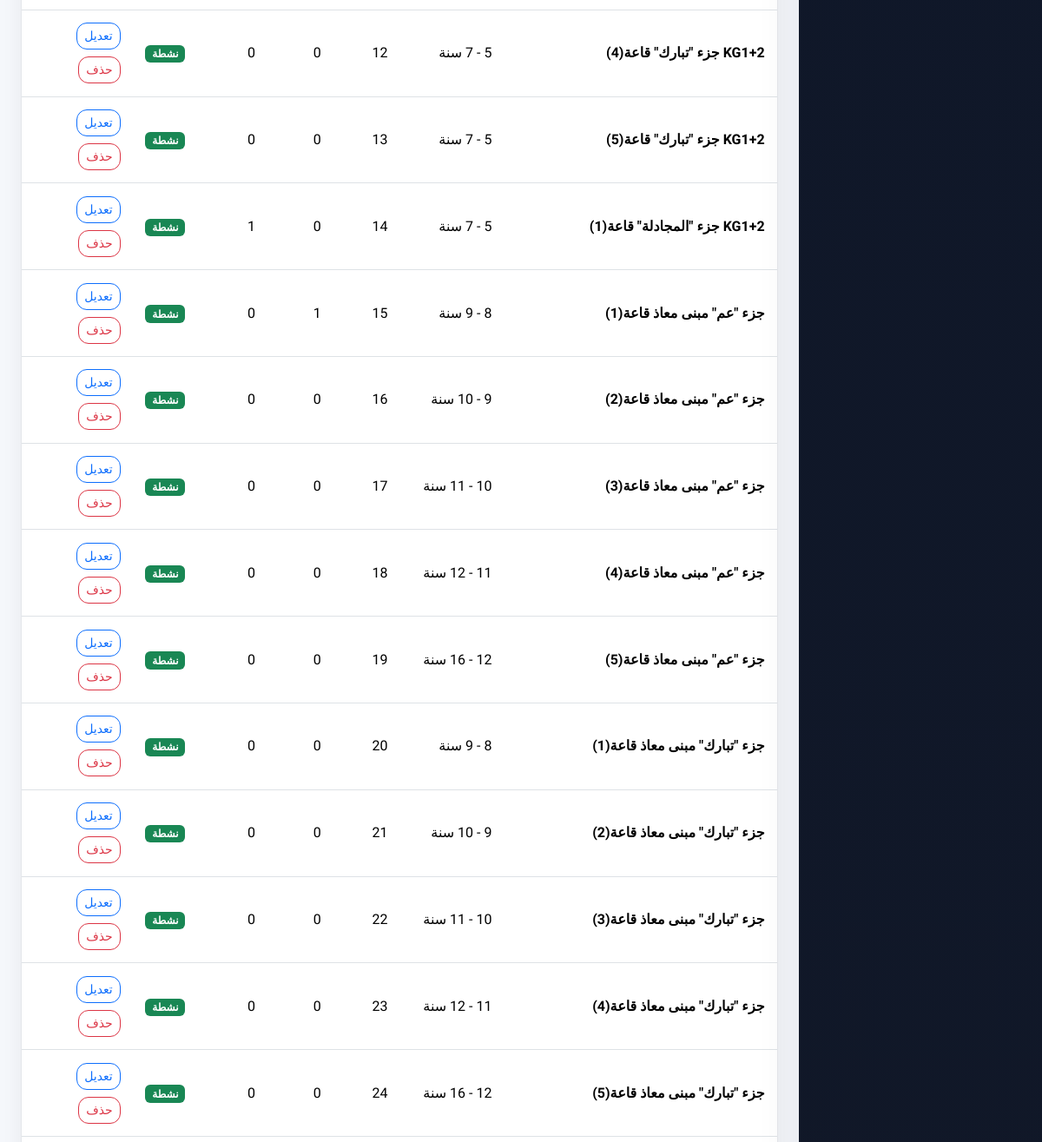
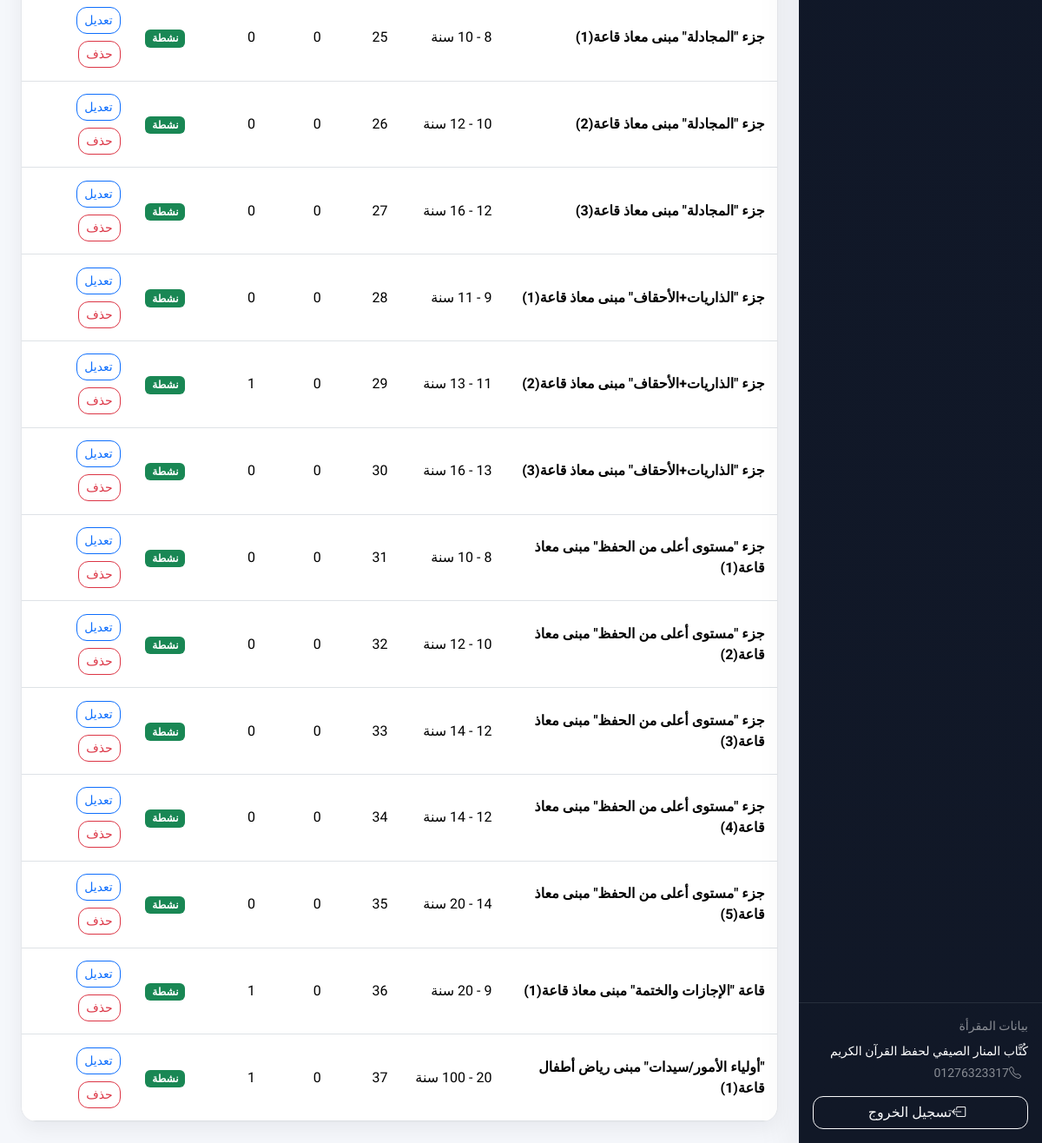
Page /accounts/settings/age-groups/ (signed in, lower part) on the earlier database version (2 pictures, top to bottom).
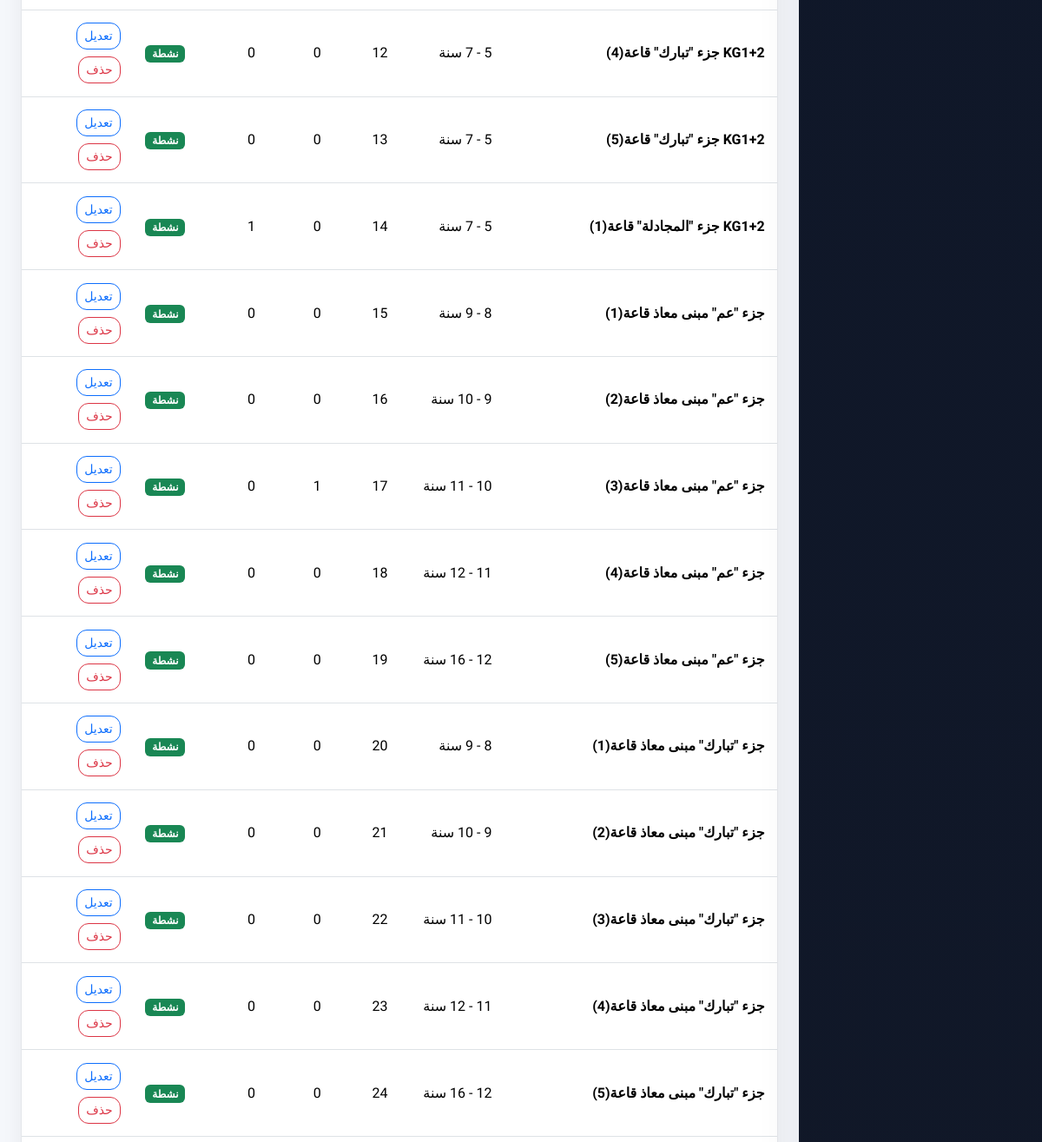
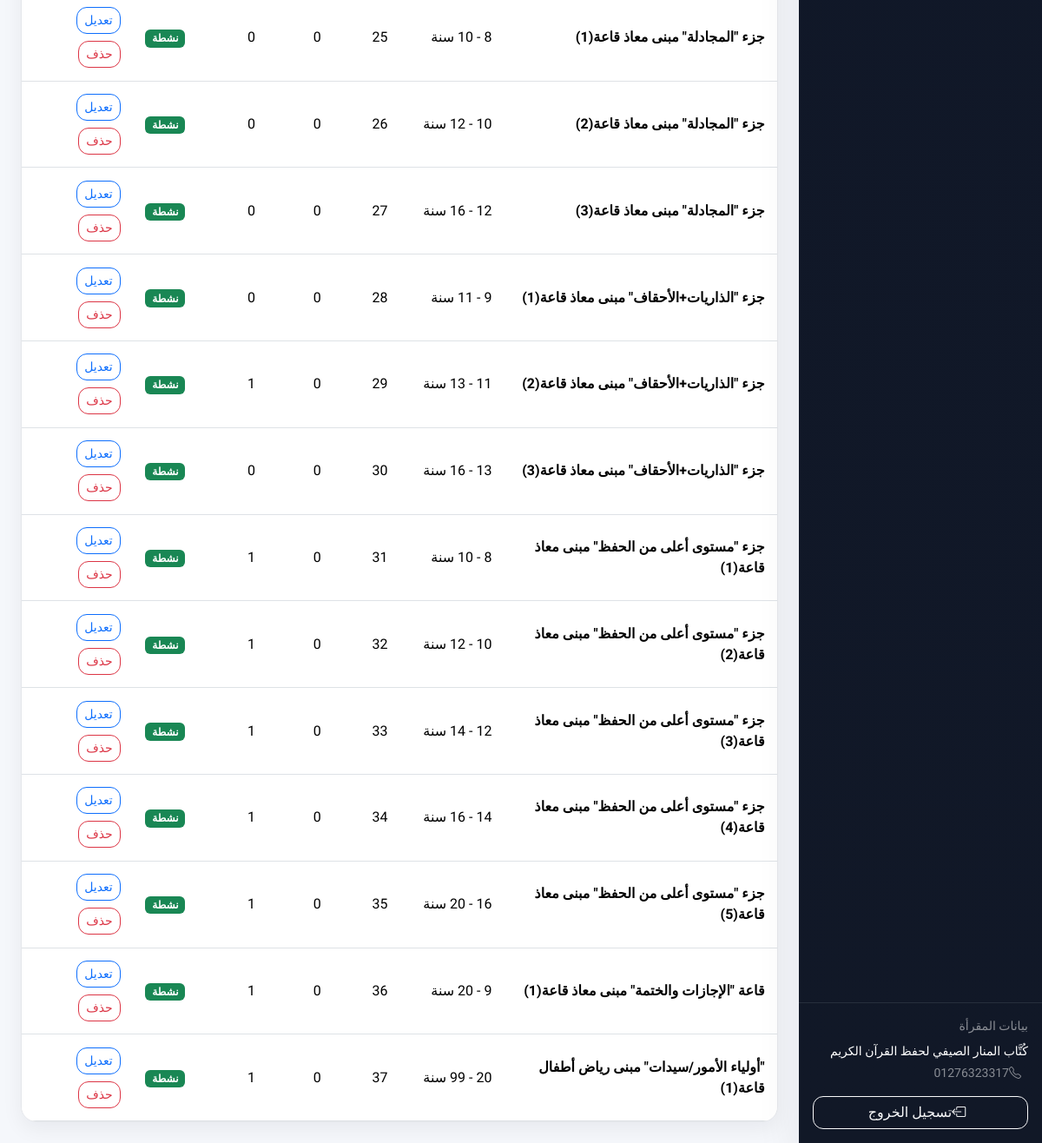
Same page on the later database version (2 pictures, top to bottom).
### students/models.py (models this page shows, shortened)
class AgeGroup(models.Model):
    name = models.CharField(max_length=100, verbose_name='اسم الفئة')
    min_age = models.PositiveIntegerField(verbose_name='الحد الأدنى للسن')
    max_age = models.PositiveIntegerField(verbose_name='الحد الأقصى للسن')
    order = models.PositiveIntegerField(default=0, verbose_name='الترتيب')
    is_active = models.BooleanField(default=True, verbose_name='نشطة')
    class Meta:
        verbose_name = 'فئة عمرية'
        verbose_name_plural = 'الفئات العمرية'
        ordering = ['order', 'min_age']

### accounts/views_settings.py (the view)
class AgeGroupsView(GeneralManagerRequiredMixin, View):
    def get(self, request):
        age_groups = AgeGroup.objects.annotate(
            students_count=Count('students', distinct=True),
            halls_count=Count('halls', distinct=True)
        )
        context = {
            'age_groups': age_groups,
            'total': age_groups.count(),
        }
        return render(request, 'settings/age_groups.html', context)

### accounts/context_processors.py (called while the page is built)
def user_role_context(request):
    if not request.user.is_authenticated:
        return {}
    user = request.user
    return {
        'is_general_manager':    user.is_general_manager,
        'is_general_supervisor': user.is_general_supervisor,
        'is_hall_supervisor':    user.is_hall_supervisor,
        'is_teacher':            user.is_teacher,
        'is_parent':             user.is_parent,
        'user_role_display':     user.get_role_display(),
    }

def site_settings(request):
    settings = SiteSettings.get_settings()
    return {
        'SITE_NAME':        settings.name,
        'SITE_LOGO':        settings.logo,
        'SITE_PHONE':       settings.phone,
        'SITE_SETTINGS':    settings,
        'ALLOW_REGISTRATION': settings.allow_registration,
    }

### accounts/models.py (called while the page is built)
    @property
    def is_general_manager(self):
        return self.role == self.ROLE_GENERAL_MANAGER

    @property
    def is_general_supervisor(self):
        return self.role == self.ROLE_GENERAL_SUPERVISOR

    @property
    def is_hall_supervisor(self):
        return self.role == self.ROLE_HALL_SUPERVISOR

    @property
    def is_teacher(self):
        return self.role == self.ROLE_TEACHER

### templates/settings/age_groups.html (shortened to what this page needs)
{% extends "base.html" %}
{% block content %}
<div class="page-card p-0 overflow-hidden">
    {% if age_groups %}
        <div class="table-responsive">
            <table class="table table-modern align-middle">
                <tbody>
                    {% for item in age_groups %}
                        <tr>
                            <td class="fw-bold">{{ item.name }}</td>
                            <td>{{ item.min_age }} - {{ item.max_age }} سنة</td>
                            <td>{{ item.order }}</td>
                            <td>{{ item.students_count }}</td>
                            <td>{{ item.halls_count }}</td>
                            <td>
                                {% if item.is_active %}
                                    <span class="badge text-bg-success">نشطة</span>
                                {% else %}
                                    <span class="badge text-bg-secondary">غير نشطة</span>
                                {% endif %}
                            </td>
                            <td>
                                <div class="d-flex gap-2 flex-wrap">
                                    <a href="{% url 'settings:age_group_update' item.pk %}" class="btn btn-sm btn-outline-primary">تعديل</a>
                                    <form method="post" action="{% url 'settings:age_group_delete' item.pk %}">
                                        <button type="submit" class="btn btn-sm btn-outline-danger"
                                                onclick="return confirm('هل أنت متأكد من حذف هذه الفئة؟')">
                                            حذف
                                        </button>
                                    </form>
                                </div>
                            </td>
                        </tr>
                    {% endfor %}
                </tbody>
            </table>
        </div>
    {% else %}
        <div class="empty-state">لا توجد فئات عمرية حتى الآن.</div>
    {% endif %}
</div>
{% endblock %}

Differences in the rows shown:
computed for AgeGroup "جزء \"عم\" مبنى معاذ قاعة(1)": students_count "1" → "0"
computed for AgeGroup "جزء \"عم\" مبنى معاذ قاعة(3)": students_count "0" → "1"
computed for AgeGroup "جزء \"مستوى أعلى من الحفظ\" مبنى معاذ قاعة(1)": halls_count "0" → "1"
computed for AgeGroup "جزء \"مستوى أعلى من الحفظ\" مبنى معاذ قاعة(2)": halls_count "0" → "1"
computed for AgeGroup "جزء \"مستوى أعلى من الحفظ\" مبنى معاذ قاعة(3)": halls_count "0" → "1"
changed AgeGroup "جزء \"مستوى أعلى من الحفظ\" مبنى معاذ قاعة(4)": min_age "12" → "14"; halls_count "0" → "1"
changed AgeGroup "جزء \"مستوى أعلى من الحفظ\" مبنى معاذ قاعة(5)": min_age "14" → "16"; halls_count "0" → "1"
changed AgeGroup "\"أولياء الأمور/سيدات\" مبنى رياض أطفال قاعة(1)": max_age (not shown) → "99"
